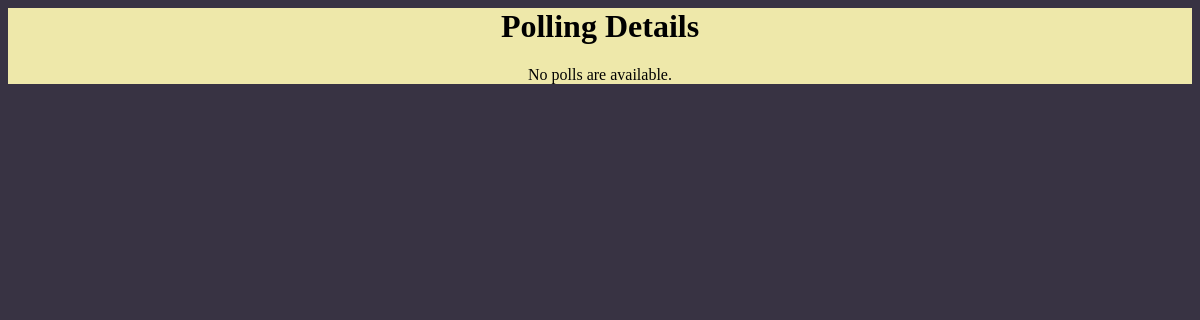
Before: /polls/ with the older database file.
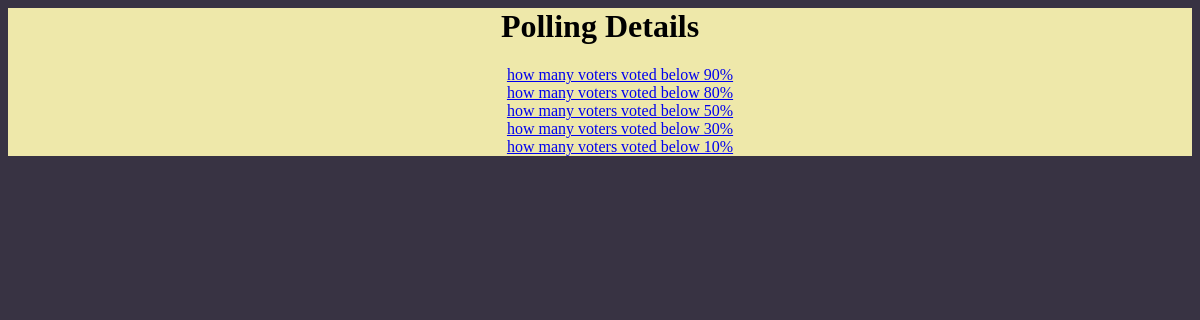
After: the same page with the newer database file.
### polls/models.py (models this page shows, shortened)
class Question(models.Model):
    question_text = models.CharField(max_length=200)
    pub_date = models.DateTimeField('date published')
    user_voted = models.ManyToManyField(User)

### polls/views.py (the view)
@csrf_exempt
def index(request):
    latest_question_list = Question.objects.order_by('-pub_date')[:5]
    return render(request, 'index.html', {
        'latest_question_list': latest_question_list
    })

### templates/index.html
{% extends 'base_site.html' %}
{% block questions %}
{% if latest_question_list %}
    <ul>
    {% for question in latest_question_list %}
         <a href="{% url 'polls:details' question.id %}" >{{ question.question_text }}</a><br>
    {% endfor %}
    </ul>
    {% else %}
    <p>No polls are available.</p>
{% endif %}
{% endblock %}

Changed rows visible on the page:
added Question: question_text "how many voters voted below 90%"
added Question: question_text "how many voters voted below 80%"
added Question: question_text "how many voters voted below 50%"
added Question: question_text "how many voters voted below 30%"
added Question: question_text "how many voters voted below 10%"
Other visible differences:
text no longer shown: "No polls are available."
